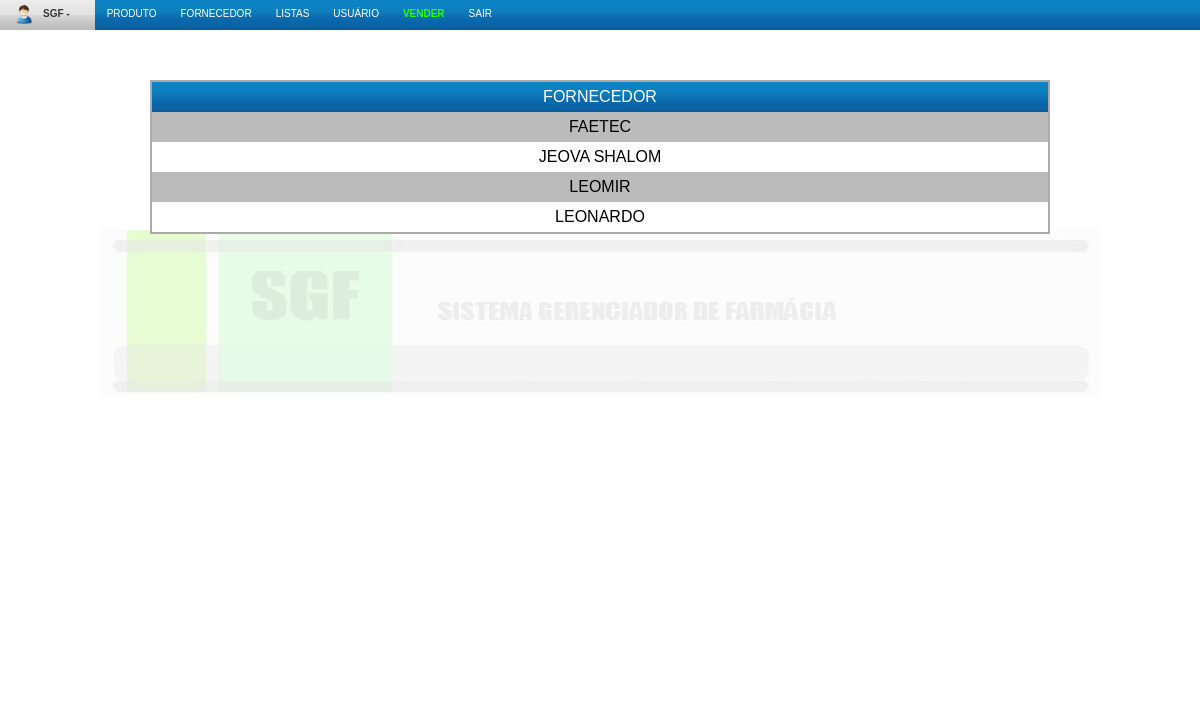
/main/listarFornecedores.php (signed in), run on an earlier commit of the app's database.
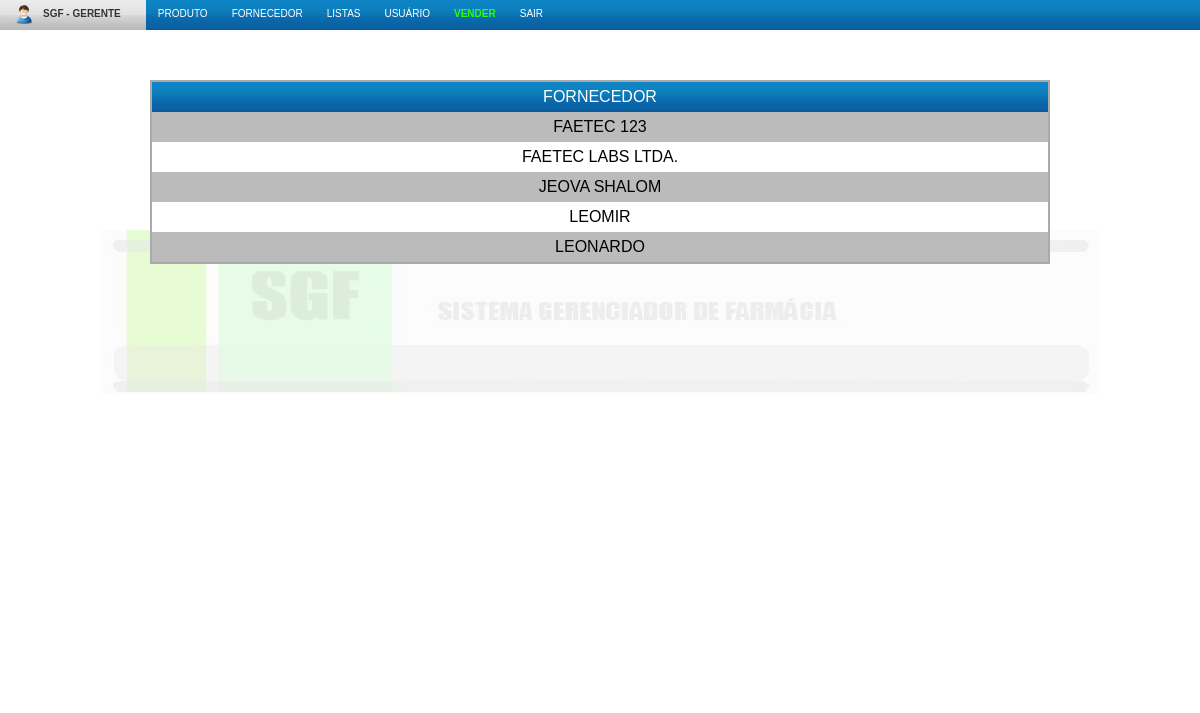
And on a later commit of the database.
### tables this page shows
CREATE TABLE IF NOT EXISTS `fornecedor` (
  `idfornecedor` int(11) NOT NULL AUTO_INCREMENT,
  `cnpj` varchar(18) NOT NULL,
  `nome` varchar(100) NOT NULL,
  `telefone` varchar(20) NOT NULL,
  `email` varchar(100) NOT NULL,
  `cep` varchar(9) NOT NULL,
  `endereco` varchar(255) NOT NULL,
  `numero` int(11) NOT NULL,
  `complemento` varchar(50) NOT NULL,
  `bairro` varchar(100) NOT NULL,
  `cidade` varchar(100) NOT NULL,
  `uf` tinyint(2) NOT NULL,
  PRIMARY KEY (`idfornecedor`)
);

### class/Fornecedor.class.php (called while the page is built, shortened)
<?php
class Fornecedor {
    public static function listarfornecedors() {
        $query = "SELECT * FROM fornecedor ORDER BY nome ASC";
        $res = mysql_query($query);
        return $res;
    }
}
?>

### main/listarFornecedores.php (the view, shortened to what this page needs)
<?php
include 'topo.php';
$fornecedor = Fornecedor::listarfornecedors();
?>
<table cellpadding=0 cellspacing=0 class="tbl_listaProd">
	<thead>
		<tr>
			<td>fornecedor</td>
		</tr>
	</thead>
	<tbody>
<?php
while($row = mysql_fetch_array($fornecedor)) {
	$table .= "<tr>";
	$table .= " <td><a href='verFornecedor.php?fornecedor=".$row['idfornecedor']."'>".$row['nome']."</a></td>";
	$table .= "</tr>";
}
print $table;
?>
	</tbody>
</table>
<?php include 'rodape.php'; ?>

### main/menu.php (shortened to what this page needs)
<div id="sup">
	<ul id="navmenu-h">
		<li>
                    <a href="home.php" class="sist">
                        <img src="../imagens/layout/aluno.png"/>SGF - <?php echo $_SESSION['usuario']['nome']?>
                    </a>
                </li>
		<?php
                    if( $_SESSION['usuario']['tipo'] == 1
                        or $_SESSION['usuario']['tipo'] == 2
                            or $_SESSION['usuario']['tipo'] == 3
                                or $_SESSION['usuario']['tipo'] == 4 ){
                ?>
		<li><a href="#" class="main">PRODUTO</a>
		</li>
                <?php
                    if( $_SESSION['usuario']['tipo'] == 1
                        or $_SESSION['usuario']['tipo'] == 2 ){
                            ?>
                <li><a href="cadFornecedor.php" class="main">FORNECEDOR</a>
		</li>
                <?php } ?>
		<li><a href="#" class="main">LISTAS</a>
		</li>
                <?php
                    if( $_SESSION['usuario']['tipo'] == 1 ){
                ?>
                <li><a href="cadUsuario.php" class="main">USU&Aacute;RIO</a></li>
                <?php } ?>
                <?php } ?>
                <?php
                    if( $_SESSION['usuario']['tipo'] == 2 or $_SESSION['usuario']['tipo'] == 1 ){
                ?>
                <li><a href="venda.php" class="main" style="color: #2dff00; font-weight:bold;">VENDER</a></li>
                <?php } ?>
		<li><a class="sair" href="../function/logout.php">SAIR</a></li>
	</ul>
</div>

What changed in the data, as far as the page shows it:
added fornecedor: nome "FAETEC 123"
changed fornecedor: nome "FAETEC" → "FAETEC LABS LTDA."
Also different on the page:
$_SESSION['usuario']['nome']: (not shown) → "GERENTE"
